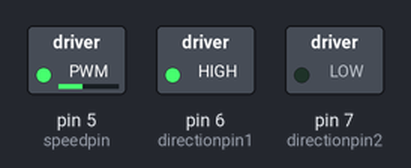
This sketch was run on a simulated Arduino Uno, built with avr-gcc and run on an emulated ATmega328P. Shown: switched loads named in the sketch (green lamp = pin HIGH).

Above: at 0.1 s.
Timing chart, 0 to 1.6 s (numbered marks = the images above):
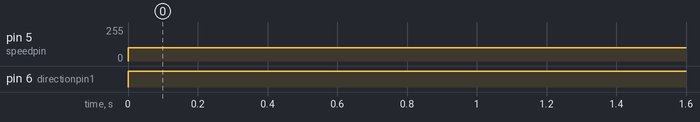

Measured:
- by itself, pin 5 (speedpin): 0/255 → 100/255 at 0.00 s
- by itself, pin 6 (directionpin1): LOW → HIGH at 0.00 s

The sketch:

37__Understanding_How_to_Control_DC_Motors_in_Projects.ino
```cpp
int speedpin=5; // control the speed and is EN1 from chip L293D
int directionpin1=6;
int directionpin2=7;
int motorspeed =100 ;

void setup() {
  // put your setup code here, to run once:
  pinMode(speedpin,OUTPUT);
  pinMode(directionpin1,OUTPUT);
  pinMode (directionpin2,OUTPUT);
  Serial.begin(9600);

}

void loop() {
  // put your main code here, to run repeatedly:
digitalWrite( directionpin1,HIGH);
digitalWrite(directionpin2 ,LOW);
analogWrite( speedpin, motorspeed);
}
```
